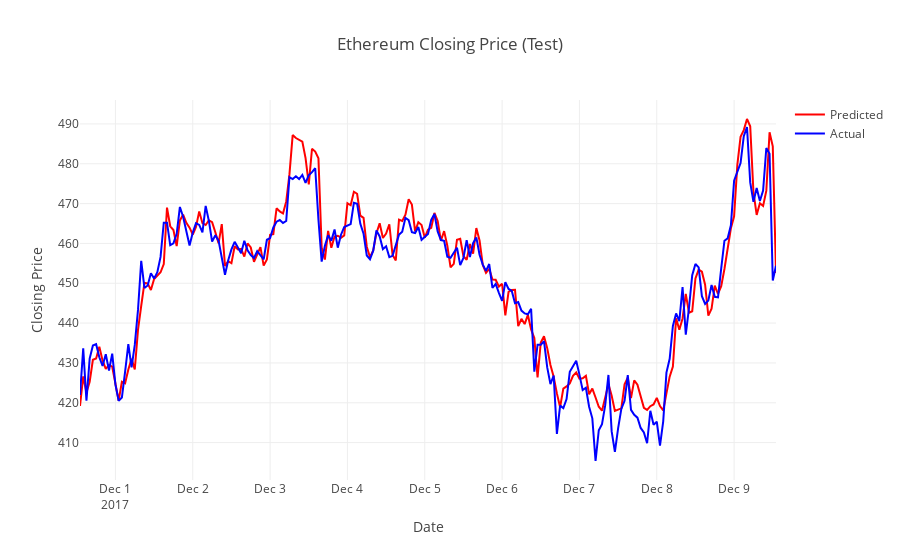

Notebook source saved alongside this figure:
### Code cell
# Edit the layout, then plot!
layout = dict(title = 'Ethereum Closing Price (Test)',
              xaxis = dict(title = 'Date'),
              yaxis = dict(title = 'Closing Price'),
              )

fig = dict(data=data, layout=layout)
iplot(fig, filename='test-prices')

### Figure 1 — Plotly figure (JSON) as saved in the notebook; plotly's stock layout.template omitted (floating-point values rounded to 4 significant figures; data arrays with more than 128 entries replaced by an {"elided": "..."} marker saying what was removed)
{"data": [{"line": {"color": "red"}, "name": "Predicted", "type": "scatter", "x": {"elided": "217 str values"}, "y": {"elided": "217 float values"}}, {"line": {"color": "blue"}, "name": "Actual", "type": "scatter", "x": {"elided": "217 str values"}, "y": {"elided": "217 float values"}}], "layout": {"title": "Ethereum Closing Price (Test)", "xaxis": {"title": "Date"}, "yaxis": {"title": "Closing Price"}}}
